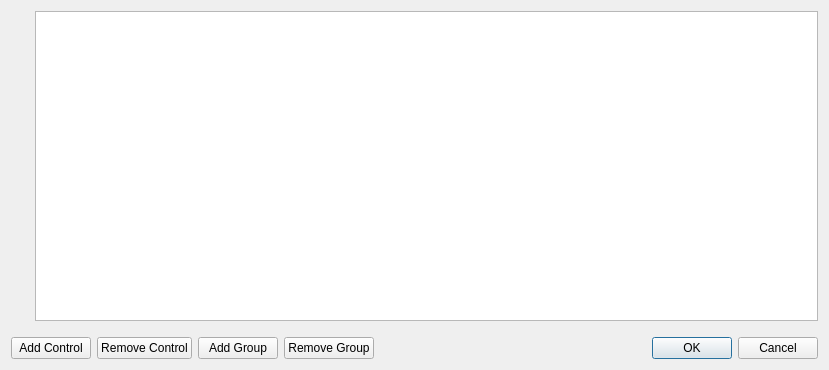
<?xml version="1.0" encoding="UTF-8"?>
<ui version="4.0">
 <class>ControllersControlGroupDialog</class>
 <widget class="QDialog" name="ControllersControlGroupDialog">
  <property name="geometry">
   <rect>
    <x>0</x>
    <y>0</y>
    <width>829</width>
    <height>370</height>
   </rect>
  </property>
  <property name="sizePolicy">
   <sizepolicy hsizetype="Minimum" vsizetype="Minimum">
    <horstretch>0</horstretch>
    <verstretch>0</verstretch>
   </sizepolicy>
  </property>
  <property name="windowTitle">
   <string>Dialog</string>
  </property>
  <layout class="QVBoxLayout" name="verticalLayout">
   <item>
    <layout class="QHBoxLayout" name="horizontalLayout">
     <item>
      <widget class="QWidget" name="ControlUI" native="true">
       <property name="sizePolicy">
        <sizepolicy hsizetype="Minimum" vsizetype="Minimum">
         <horstretch>0</horstretch>
         <verstretch>0</verstretch>
        </sizepolicy>
       </property>
       <layout class="QVBoxLayout" name="verticalLayout_3"/>
      </widget>
     </item>
     <item>
      <widget class="QTreeView" name="ControlTree">
       <property name="sizePolicy">
        <sizepolicy hsizetype="Expanding" vsizetype="Expanding">
         <horstretch>0</horstretch>
         <verstretch>0</verstretch>
        </sizepolicy>
       </property>
       <property name="minimumSize">
        <size>
         <width>300</width>
         <height>0</height>
        </size>
       </property>
      </widget>
     </item>
    </layout>
   </item>
   <item>
    <layout class="QHBoxLayout" name="horizontalLayout_2">
     <property name="topMargin">
      <number>10</number>
     </property>
     <item>
      <widget class="QPushButton" name="ControlAdd">
       <property name="text">
        <string>Add Control</string>
       </property>
      </widget>
     </item>
     <item>
      <widget class="QPushButton" name="ControlDel">
       <property name="text">
        <string>Remove Control</string>
       </property>
      </widget>
     </item>
     <item>
      <widget class="QPushButton" name="ControlGroupAdd">
       <property name="text">
        <string>Add Group</string>
       </property>
      </widget>
     </item>
     <item>
      <widget class="QPushButton" name="pushButton_4">
       <property name="text">
        <string>Remove Group</string>
       </property>
      </widget>
     </item>
     <item>
      <spacer name="horizontalSpacer">
       <property name="orientation">
        <enum>Qt::Horizontal</enum>
       </property>
       <property name="sizeHint" stdset="0">
        <size>
         <width>40</width>
         <height>20</height>
        </size>
       </property>
      </spacer>
     </item>
     <item>
      <widget class="QDialogButtonBox" name="ControlGroupDel">
       <property name="sizePolicy">
        <sizepolicy hsizetype="Minimum" vsizetype="Fixed">
         <horstretch>0</horstretch>
         <verstretch>0</verstretch>
        </sizepolicy>
       </property>
       <property name="orientation">
        <enum>Qt::Horizontal</enum>
       </property>
       <property name="standardButtons">
        <set>QDialogButtonBox::Cancel|QDialogButtonBox::Ok</set>
       </property>
      </widget>
     </item>
    </layout>
   </item>
  </layout>
 </widget>
 <resources/>
 <connections>
  <connection>
   <sender>ControlGroupDel</sender>
   <signal>accepted()</signal>
   <receiver>ControllersControlGroupDialog</receiver>
   <slot>accept()</slot>
   <hints>
    <hint type="sourcelabel">
     <x>248</x>
     <y>254</y>
    </hint>
    <hint type="destinationlabel">
     <x>157</x>
     <y>274</y>
    </hint>
   </hints>
  </connection>
  <connection>
   <sender>ControlGroupDel</sender>
   <signal>rejected()</signal>
   <receiver>ControllersControlGroupDialog</receiver>
   <slot>reject()</slot>
   <hints>
    <hint type="sourcelabel">
     <x>316</x>
     <y>260</y>
    </hint>
    <hint type="destinationlabel">
     <x>286</x>
     <y>274</y>
    </hint>
   </hints>
  </connection>
 </connections>
</ui>
